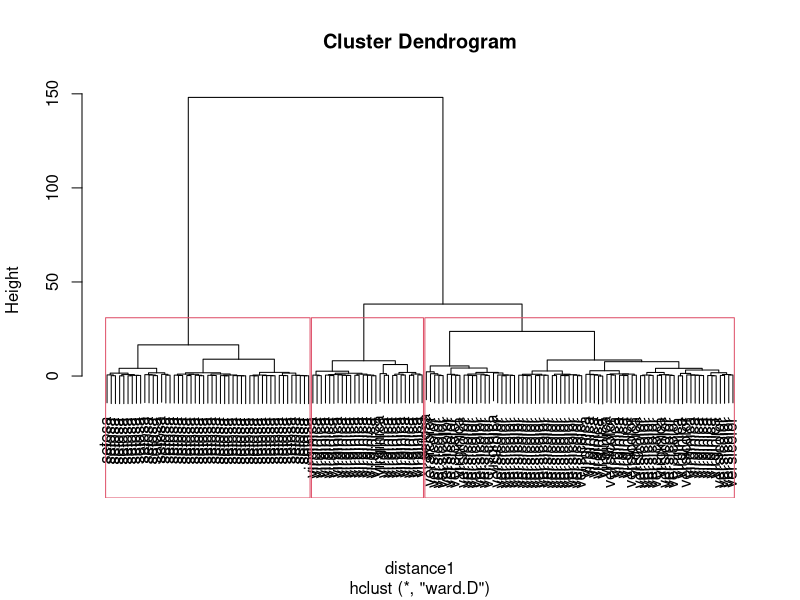

Recreate this plot in R.


# Ronald Lee
# CMDA 3654
# Inclass 10

################################
#Inclass 10_1
################################


data(iris)


names(iris)
head(iris)
summary(iris)

features1 <- iris[1:4]
head(features1)

scaled_features1 <- scale(features1)
head(scaled_features1)

summary(scaled_features1)

means1 <- attr(scaled_features1,"scaled:center")
print(means1)
stdv1 <- attr(scaled_features1, "scaled:scale")
print(stdv1)

distance1 <- dist(scaled_features1, method = "euclidean")
print(distance1)

hier_cl1 <- hclust(distance1, method="ward")
hier_cl1

plot(hier_cl1, labels=iris$Species)

rect.hclust(hier_cl1, k=3)
groups1 <- cutree(hier_cl1, k = 3)
print(groups1)

# In first cluster, all components are from setosa.
# In second cluster, all components are from virginica.
# In third cluster, the components are composed both versicolor and virginica.


###############################
# Inclass 10_2
###############################


kmeans_clusters1 <- kmeans(distance1, 3 , nstart=100, iter.max=100)

kmeans_clusters1
kmeans_clusters1$cluster
kmeans_clusters1$centers

kmeans_clusters1$withinss
kmeans_clusters1$tot.withinss
kmeans_clusters1$betweenss

kmeans_clusters1$size

compare1 <- cbind(groups1,kmeans_clusters1$cluster)
compare1 <- as.data.frame(compare1)
names(compare1) <- c("Hierarchical", "kmeans")
compare1 <- cbind(iris$Species,compare1)
compare1

compare2 <- compare1[order(compare1$Hierarchical),]
compare2
compare3 <- compare1[order(compare1$kmeans),]
compare3

# Both hierarchical algorithm and k-means algorithm group the components in similar way.
# The number of cluster for each hierarchical and k-means is different each other, but they separate the 
# similar components into 3 clusters.
# The first cluster is composed by all setosa for both methods.
# The second cluster is composed only by virginica.
# The third cluster is composed by both virginica and versicolor.
# Both first cluster and the second cluster are almost perfectly separated,
# but I don't think the third cluster is separated perfectly since there are both versicolor and virginica 
# in the cluster.

##############################
# Inclass 10_3
##############################

species <- "setosa"
newpt1 <- cbind(5.0, 3.3, 1.4, 0.2)
newpt1 <- as.data.frame(newpt1)
names(newpt1) <- names(features1)
newpt1

newpt_sc1 <- (newpt1 - means1)/stdv1
newpt_sc1


species <- kmeans_clusters1$centers


dist11 <- sqrt(sum((newpt_sc1 - species[1,])^2))
dist11

dist22 <- sqrt(sum((newpt_sc1 - species[2,])^2))
dist22

dist33 <- sqrt(sum((newpt_sc1 - species[3,])^2))
dist33




